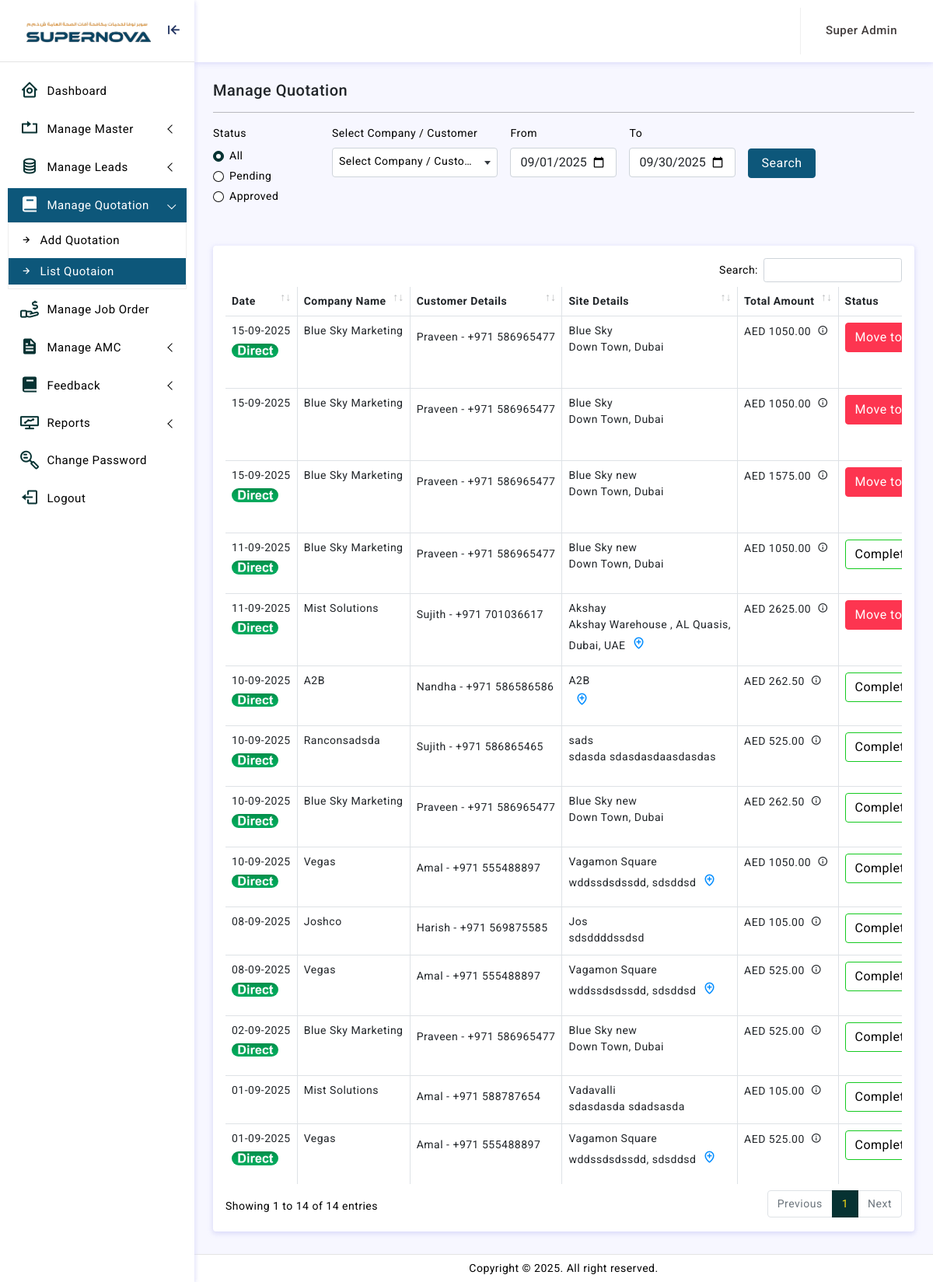
The page /adminln/list-quotation.php (signed in) on the database its author committed.
### tables this page shows
CREATE TABLE `quotation` (
  `id` int(11) NOT NULL,
  `customer_id` int(11) NOT NULL,
  `company_name` varchar(150) NOT NULL,
  `customer_mobile` varchar(150) NOT NULL,
  `site_id` int(11) NOT NULL,
  `site_name` varchar(150) NOT NULL,
  `lead_id` int(11) NOT NULL,
  `service_count` int(11) NOT NULL,
  `location` text NOT NULL,
  `required_date` date NOT NULL,
  `required_time` varchar(150) NOT NULL,
  `quotation_date` date NOT NULL,
  `terms_condition` text NOT NULL,
  `total_amount` varchar(150) NOT NULL,
  `is_reservice` tinyint(4) NOT NULL,
  `is_mail_sent` tinyint(4) NOT NULL,
  `status` tinyint(11) NOT NULL,
  `created_datetime` datetime NOT NULL,
  `modified_datetime` datetime NOT NULL
);

CREATE TABLE `customers` (
  `id` int(11) NOT NULL,
  `company_name` varchar(255) NOT NULL,
  `customer_name` varchar(255) NOT NULL,
  `email` varchar(150) NOT NULL,
  `mobile` varchar(20) NOT NULL,
  `alternate_mobile` varchar(20) NOT NULL,
  `location` text NOT NULL,
  `trn_no` varchar(255) NOT NULL,
  `address` text NOT NULL,
  `city` varchar(150) NOT NULL,
  `status` tinyint(4) NOT NULL,
  `created_by` int(11) NOT NULL,
  `created_datetime` datetime NOT NULL,
  `modified_by` int(11) NOT NULL,
  `modified_datetime` datetime NOT NULL
);

CREATE TABLE `site` (
  `id` int(11) NOT NULL,
  `customer_id` int(11) NOT NULL,
  `company_name` varchar(150) NOT NULL,
  `customer_mobile` int(11) NOT NULL,
  `site_name` varchar(255) NOT NULL,
  `site_address` text NOT NULL,
  `email_service` tinyint(4) NOT NULL,
  `incharge_name` varchar(150) NOT NULL,
  `mobile` varchar(150) NOT NULL,
  `email` varchar(255) NOT NULL,
  `location` text NOT NULL,
  `description` text NOT NULL,
  `status` varchar(20) NOT NULL,
  `created_by` int(11) NOT NULL,
  `created_datetime` datetime NOT NULL,
  `modified_by` int(11) NOT NULL,
  `modified_datetime` datetime NOT NULL
);

### adminln/list-quotation.php (the view, shortened to what this page needs)
<?php
function main() {
extract($_REQUEST);
include 'dilg/cnt/join.php';
$url_Status=$_GET['status'];
if ($url_Status!=''  && $url_Status!='all') {
$url_subqry="and status=0";
}else{
	$url_subqry="";
}
if($from_date!='' && $end_date!=''){
  $from_date=$from_date;
  $end_date=$end_date;
}else{
$from_date=date('Y-m-01');
$end_date=date('Y-m-t');
}
if ($url_Status=="" && $url_Status!='all') {
$subqry.=" and (date(quotation_date) between '".$from_date."' and '".$end_date."')";
}
?>
<link rel="stylesheet" href="crop/croppie.css"/>
<div class="page-breadcrumb d-sm-flex align-items-center mb-3">
<h5 class="mb-0 text-dark">Manage Quotation</h5>
</div>
<hr/>
<form method="POST">
<div class="row g-3 mb-5">
<div class="col-md-2">
	<div class="mb-10">
<label for="inputAddress" class="form-label width-100">Status</label>
<div class="form-check form-check-inline">
<input class="form-check-input" type="radio" name="quote_status" id="inlineRadio0" value="" <?if ($quote_status=='') {echo "checked";
}?>>
<label class="form-check-label" for="inlineRadio0">All</label>
</div>
<div class="form-check form-check-inline">
<input class="form-check-input" type="radio" name="quote_status" id="inlineRadio1" value="0" <?if ($quote_status=='0') {echo "checked";
}?>>
<label class="form-check-label" for="inlineRadio1">Pending</label>
</div>
<div class="form-check form-check-inline">
<input class="form-check-input" type="radio" name="quote_status" id="inlineRadio2" value="1" <?if ($quote_status=='1') {echo "checked";
}?>>
<label class="form-check-label" for="inlineRadio2">Approved</label>
</div>
</div>
</div>
<div class="col-md-3">
<label for="inputFirstName" class="form-label">Select Company / Customer</label>
</div>
<div class="col-md-2">
<label for="inputFirstName" class="form-label">From</label>
<input type="date" name="from_date" class="form-control" value="<?=$from_date;?>" required>
</div>
<div class="col-md-2">
<label for="inputFirstName" class="form-label">To</label>
<input type="date" name="end_date" class="form-control" value="<?=$end_date;?>" required>
</div>
<div class="col-md-3 mt-46">
<input type="submit" name="Submit" class="btn btn-primary px-3" value="Search">
</div>
</div>
</form>
<?
$select_quotation=mysqli_query($conn,"select * from quotation where 1=1  $subqry $url_subqry order by id desc ");
if(mysqli_num_rows($select_quotation)>>0){ ?>
<div class="card">
<div class="card-body">
<div class="table-responsive">
<table id="example2" class="table table-striped table-bordered" style="width:100%">
<thead>
<tr>
<th >Date</th>
<th>Company Name</th>
<th>Customer Details</th>
<th>Site Details</th>
<th >Total Amount</th>
<th>Status</th>
</tr>
</thead>
<tbody>
<?
while($row_quotation=mysqli_fetch_array($select_quotation))
{
$id=$row_quotation['id'];
$quotation_date=$row_quotation['quotation_date'];
 $lead_id=$row_quotation['lead_id'];
$company_name=$row_quotation['company_name'];
$mobile=$row_quotation['customer_mobile'];
$select_customer=mysqli_query($conn,"select * from customers where mobile='$mobile'");
$row_customer=mysqli_fetch_array($select_customer);
$customer_name=$row_customer['customer_name'];
$site_name=$row_quotation['site_name'];
$site_id=$row_quotation['site_id'];
$status=$row_quotation['status'];
$location=$row_quotation['location'];
$select_site=mysqli_query($conn,"select * from site where id='$site_id'");
$row_site=mysqli_fetch_array($select_site);
$site_address=$row_site['site_address'];
$total_amount=$row_quotation['total_amount'];
if($status == '1'){
$Status= '<span class="btn btn-outline-success disabled">Completed</span>';
}
else{
$Status = '<a href="create-job-order.php?id='.$id.'" class="btn btn-danger" tooltip="Move To Job Order">Move to Job Order</a>';
}
if ($lead_id==0) {
	$label='<div class="position-relative"><img src="assets/images/Our/direct.jpg" class="direct" width="100px"></div>';
}else{
	$label="";
}
if ($location!='') {
$location_icon='<a href="'.$location.'" target="_blank" class="mx-2 font-16"><i class="bx bx-location-plus"></i></a>';
}else{
  $location_icon="";
}
?>
<tr>
<td>
<p class="mb-0"> <?=date('d-m-Y',strtotime($quotation_date));?><?=$label;?></p>
</td>
<td><?=$company_name; ?></td>
<td><p class="mt-2 "><?=$customer_name. " - "."+971 ".$mobile; ?></p></td>
<td><p class="mb-0"> <?=$site_name; ?></p>
<p class="mb-0"> <? echo wordwrap($site_address, 30, "<br />\n"); ?><?=$location_icon;?></p></td>
<td>AED <?=$total_amount;?> <a type="button" class="ms-1 text-dark" tooltip="Price Log" data-bs-toggle="modal" data-bs-target="#exampleExtraLargeModal" onclick="getlog('<?=$id;?>')"><i class="bx bx-info-circle"></i></a></td>
<td>
<?=$Status; ?>
</td>
</tr>
<? }}else{ echo "<p>No Record Found</p>";} ?>
</tbody>
</table>
</div>
</div>
</div>
<?php
}
include 'template.php';
?>

### adminln/template.php (shortened to what this page needs)
<!DOCTYPE html>
<html lang="en">
<head>
    <?php include "top-includes.php"; ?>
   </head>
  <body>
  <div class="wrapper">
 <?php include "side-bar.php";
  ?>
  <?php include "header.php"; ?>
  <div class="page-wrapper">
      <div class="page-content" <? if($Pagename == 'view-answer.php') { echo "style=
    background:#fff"; }
      ?>>
           <?php main(); ?>
         <?php include "footer.php"; ?>
      </div>
   </body>
</html>

### adminln/top-includes.php (shortened to what this page needs)
	<link href="assets/plugins/simplebar/css/simplebar.css" rel="stylesheet" />
	<link href="assets/plugins/perfect-scrollbar/css/perfect-scrollbar.css" rel="stylesheet" />
	<link href="assets/plugins/metismenu/css/metisMenu.min.css" rel="stylesheet" />
	<link href="assets/plugins/datatable/css/dataTables.bootstrap5.min.css" rel="stylesheet" />
	<link href="assets/plugins/select2/css/select2.min.css" rel="stylesheet" />
	<link href="assets/plugins/select2/css/select2-bootstrap4.css" rel="stylesheet" />
	<link href="assets/css/pace.min.css" rel="stylesheet" />
	<link href="assets/css/bootstrap.min.css" rel="stylesheet">
	<link href="assets/css/app.css" rel="stylesheet">
	<link href="assets/css/icons.css" rel="stylesheet">
	<link rel="stylesheet" href="assets/css/dark-theme.css" />
	<link rel="stylesheet" href="assets/css/semi-dark.css" />
	<link rel="stylesheet" href="assets/css/header-colors.css" />
<link rel="stylesheet" href="assets/css/magnific-popup.min.css" />
		<link href="assets/css/tooltip.css" rel="stylesheet" />
</head>

### adminln/side-bar.php (shortened to what this page needs)
<?
$Pagename=basename($_SERVER['PHP_SELF']);
$user_type=$_SESSION['USERTYPE'];
?>
<div class="sidebar-wrapper" data-simplebar="true">
<div class="sidebar-header">
<div style="width: 100%;text-align: center;">
<a href="home.php" class="logo-title">	<img src="assets/images/Our/logo.png" class="logo-icon width-100 pad-10" alt="logo icon" style="width: 180px !important;margin: 0px auto;display: block;" ></a>
</div>
<div class="toggle-icon ms-auto"><i class='bx bx-arrow-to-left'></i>
</div>
</div>
<ul class="metismenu" id="menu">
<li class="<? if($Pagename=='home.php') { ?>mm-active<? } ?>">
<a href="home.php">
<div class="parent-icon"><i class='bx bx-home-circle'></i>
</div>
<div class="menu-title">Dashboard</div>
</a>
</li>
<?if ($user_type<='1') {?>
<li>
<a href="javascript:;" class="has-arrow" aria-expanded="false">
<div class="parent-icon"><i class="bx bx-repeat"></i>
</div>
<div class="menu-title">Manage Master</div>
</a>
</li>
 <li>
<a href="javascript:;" class="has-arrow" aria-expanded="false">
<div class="parent-icon"><i class="bx bx-coin-stack"></i>
</div>
<div class="menu-title">Manage Leads</div>
</a>
</li>
 <li>
<a href="javascript:;" class="has-arrow" aria-expanded="false">
<div class="parent-icon"><i class="bx bxs-book"></i>
</div>
<div class="menu-title">Manage Quotation</div>
</a>
<ul>
<li class="<? if($Pagename=='create-quotation.php') { ?>mm-active<? } ?>"> <a href="create-quotation.php"><i class="bx bx-right-arrow-alt"></i>Add Quotation</a></li>
<li class="<? if($Pagename=='list-quotation.php' || $Pagename=='view-quotation.php') { ?>mm-active<? } ?>"> <a href="list-quotation.php"><i class="bx bx-right-arrow-alt"></i>List Quotaion</a></li>
</ul>
</li>
<li class="<? if($Pagename=='create-job-order.php' || $Pagename=='list-job-order.php' || $Pagename=='view-job-order.php') { ?>mm-active<? } ?>">
<a href="list-job-order.php">
<div class="parent-icon"><i class="lni lni-revenue"></i>
</div>
<div class="menu-title">Manage Job Order</div>
</a>
</li>
<li>
<a href="javascript:;" class="has-arrow" aria-expanded="false">
<div class="parent-icon"><i class="bx bxs-file"></i>
</div>
<div class="menu-title">Manage AMC</div>
</a>
</li>
<li>
<a href="javascript:;" class="has-arrow" aria-expanded="false">
<div class="parent-icon"><i class="bx bxs-book"></i>
</div>
<div class="menu-title">Feedback</div>
</a>
</li>
 <li>
<a href="javascript:;" class="has-arrow" aria-expanded="false">
<div class="parent-icon"><i class="lni lni-graph"></i>
</div>
<div class="menu-title">Reports</div>
</a>
</li>
<?}?>
<li>
<a href="change-password.php">
<div class="parent-icon"><i class="lni lni-keyword-research"></i>
</div>
<div class="menu-title">Change Password</div>
</a>
</li>
<li>
<a href="logout.php">
<div class="parent-icon"><i class="fadeIn animated bx bx-log-out"></i>
</div>
<div class="menu-title">Logout</div>
</a>
</li>
</ul>
</div>

### adminln/header.php (shortened to what this page needs)
<?
$user_type=$_SESSION['USERTYPE'];
if ($user_type==0) {
	$usertype_name='Super Admin';
}elseif($user_type==1){
$usertype_name='Admin';
}elseif($user_type==2){
$usertype_name='Supervisor';
}else{
	$usertype_name='Technician';
}
?>
<header>
<div class="topbar d-flex align-items-center">
<nav class="navbar navbar-expand">
<div class="user-box dropdown">
<a class="d-flex align-items-center nav-link dropdown-toggle dropdown-toggle-nocaret" href="#" role="button" data-bs-toggle="dropdown" aria-expanded="false">
<div class="user-info ps-3">
<p class="user-name mb-0"><?=$usertype_name.$name;?></p>
</div>
</a>
</div>
</nav>
</div>
</header>

### adminln/footer.php (shortened to what this page needs)
<footer class="page-footer">
	<p class="mb-0">Copyright © 2025. All right reserved.</p>
</footer>

### adminln/assets/css/app.css (style rules this page uses)
body { font-size: 14px; color: #000; letter-spacing: .5px; background: #f7f7ff; overflow-x: hidden; font-family: Roboto, sans-serif }
a { text-decoration: none }
.wrapper { width: 100%; position: relative }
.sidebar-wrapper { width: 250px; height: 100%; position: fixed; top: 0; bottom: 0; left: 0; background: #fff; border-right: 0 solid #e4e4e4; z-index: 11; box-shadow: 0 2px 6px 0 rgb(218 218 253 / 65%), 0 2px 6px 0 rgb(206 206 238 / 54%)!important; transition: all .2s ease-out }
.sidebar-header { width: 250px; height: 80px; display: flex; align-items: center; position: fixed; top: 0; bottom: 0; padding: 0 15px; z-index: 5; background: #fff; background-clip: padding-box; border-bottom: 1px solid #e4e4e4 }
.logo-icon { width: 45px }
.toggle-icon { font-size: 22px; cursor: pointer; color: #203260 ; }
.topbar { position: fixed; top: 0; left: 250px; right: 0; height: 80px; background: #fff; border-bottom: 1px solid rgb(228 228 228 / 0%); z-index: 10; -webkit-box-shadow: 0 2px 6px 0 rgb(218 218 253 / 65%), 0 0px 6px 0 rgb(206 206 238 / 54%); box-shadow: 0 2px 6px 0 rgb(218 218 253 / 65%), 0 0px 6px 0 rgb(206 206 238 / 54%); }
.topbar .navbar { width: 100%; height: 80px; padding-left: 30px; padding-right: 30px }
.page-wrapper { height: 100%; margin-top: 80px; margin-bottom: 30px; margin-left: 250px }
.page-content { padding: 1.5rem 1.5rem 0.7rem 1.5rem }
.page-footer { background: #fff; left: 250px; right: 0; bottom: 0; position: fixed; text-align: center; padding: 7px; font-size: 14px; border-top: 1px solid #e4e4e4; z-index: 3 }
.sidebar-wrapper ul { padding: 0; margin: 0; list-style: none; background: 0 0 }
.sidebar-wrapper .metismenu { background: 0 0; display: -webkit-box; display: -ms-flexbox; display: flex; padding: 10px; margin-top: 80px; -webkit-box-orient: vertical; -webkit-box-direction: normal; -ms-flex-direction: column; flex-direction: column }
.sidebar-wrapper .metismenu li+li { margin-top: 5px }
.sidebar-wrapper .metismenu li:first-child { margin-top: 5px }
.sidebar-wrapper .metismenu li:last-child { margin-bottom: 5px }
.sidebar-wrapper .metismenu>li { display: -webkit-box; display: -ms-flexbox; display: flex; -webkit-box-orient: vertical; -webkit-box-direction: normal; -ms-flex-direction: column; flex-direction: column; position: relative }
.sidebar-wrapper .metismenu a { position: relative; display: flex; align-items: center; justify-content: left; padding: 8px 15px; font-size: 15px; color: #000 ; outline-width: 0; text-overflow: ellipsis; overflow: hidden; letter-spacing: .5px; border: 1px solid #ffffff00; transition: all .3s ease-out; }
.sidebar-wrapper .metismenu a .parent-icon { font-size: 24px; line-height: 1; color: #063232; }
.sidebar-wrapper .metismenu a .menu-title { margin-left: 10px }
.sidebar-wrapper .metismenu ul a { padding: 6px 15px 6px 15px; font-size: 15px; border: 0 }
.sidebar-wrapper .metismenu ul a i { margin-right: 10px }
.sidebar-wrapper .metismenu ul { border: 1px solid #ededed; background: #fff }
.sidebar-wrapper .metismenu .mm-active>a, .sidebar-wrapper .metismenu a:active, .sidebar-wrapper .metismenu a:focus, .sidebar-wrapper .metismenu a:hover { color: #fff; text-decoration: none; background: #0d577a; }
.sidebar-wrapper .metismenu .mm-active>a .parent-icon, .sidebar-wrapper .metismenu a:active .parent-icon, .sidebar-wrapper .metismenu a:focus .parent-icon, .sidebar-wrapper .metismenu a:hover .parent-icon { color: #fff !important; }
.metismenu .has-arrow:after { position: absolute; content: ""; width: .5em; height: .5em; border-style: solid; border-width: 1.2px 0 0 1.2px; border-color: initial; right: 15px; transform: rotate(-45deg) translateY(-50%); transform-origin: top; top: 50%; transition: all .3s ease-out }
input::placeholder { color: #000!important; opacity: .3!important }
.dropdown-toggle-nocaret:after { display: none }
.user-info .user-name { font-size: 15px; font-weight: 500; color: #413c3c }
.user-box { display: flex; align-items: center; height: 60px; border-left: 1px solid #f0f0f0; margin-left: 1rem }
.table-striped>tbody>tr:nth-of-type(odd) { --bs-table-accent-bg: unset; }
.table-bordered>:not(caption)>*>* { border-width: 1px 1px; }
.table-bordered th { border-width: 0px 1px; }
.font-16 { font-size: 18px !important; }
.direct { margin-top: 6px; width: 60px; border-radius: 14px; }
.mt-46 { margin-top: 46px !important; }
.btn-outline-success { color: #000000 !important; opacity: 1 !important; }

### rows shown on the page
quotation: quotation_date "15-09-2025", company_name "Blue Sky Marketing", customer.customer_name "Praveen", customer_mobile "586965477", site_name "Blue Sky", site.site_address "Down Town, Dubai", total_amount "1050.00"
quotation: quotation_date "15-09-2025", company_name "Blue Sky Marketing", customer.customer_name "Praveen", customer_mobile "586965477", site_name "Blue Sky", site.site_address "Down Town, Dubai", total_amount "1050.00"
quotation: quotation_date "15-09-2025", company_name "Blue Sky Marketing", customer.customer_name "Praveen", customer_mobile "586965477", site_name "Blue Sky new", site.site_address "Down Town, Dubai", total_amount "1575.00"
quotation: quotation_date "11-09-2025", company_name "Blue Sky Marketing", customer.customer_name "Praveen", customer_mobile "586965477", site_name "Blue Sky new", site.site_address "Down Town, Dubai", total_amount "1050.00", status "Completed"
quotation: quotation_date "11-09-2025", company_name "Mist Solutions", customer.customer_name "Sujith", customer_mobile "701036617", site_name "Akshay", site.site_address "Akshay Warehouse , AL Quasis, Dubai, UAE", total_amount "2625.00"
quotation: quotation_date "10-09-2025", company_name "A2B", customer.customer_name "Nandha", customer_mobile "586586586", site_name "A2B", total_amount "262.50", status "Completed"
quotation: quotation_date "10-09-2025", company_name "Ranconsadsda", customer.customer_name "Sujith", customer_mobile "586865465", site_name "sads", site.site_address "sdasda sdasdasdaasdasdas", total_amount "525.00", status "Completed"
quotation: quotation_date "10-09-2025", company_name "Blue Sky Marketing", customer.customer_name "Praveen", customer_mobile "586965477", site_name "Blue Sky new", site.site_address "Down Town, Dubai", total_amount "262.50", status "Completed"
quotation: quotation_date "10-09-2025", company_name "Vegas", customer.customer_name "Amal", customer_mobile "555488897", site_name "Vagamon Square", site.site_address "wddssdsdssdd, sdsddsd", total_amount "1050.00", status "Completed"
quotation: quotation_date "08-09-2025", company_name "Joshco", customer.customer_name "Harish", customer_mobile "569875585", site_name "Jos", site.site_address "sdsddddssdsd", total_amount "105.00", status "Completed"
quotation: quotation_date "08-09-2025", company_name "Vegas", customer.customer_name "Amal", customer_mobile "555488897", site_name "Vagamon Square", site.site_address "wddssdsdssdd, sdsddsd", total_amount "525.00", status "Completed"
quotation: quotation_date "02-09-2025", company_name "Blue Sky Marketing", customer.customer_name "Praveen", customer_mobile "586965477", site_name "Blue Sky new", site.site_address "Down Town, Dubai", total_amount "525.00", status "Completed"
quotation: quotation_date "01-09-2025", company_name "Mist Solutions", customer.customer_name "Amal", customer_mobile "588787654", site_name "Vadavalli", site.site_address "sdasdasda sdadsasda", total_amount "105.00", status "Completed"
quotation: quotation_date "01-09-2025", company_name "Vegas", customer.customer_name "Amal", customer_mobile "555488897", site_name "Vagamon Square", site.site_address "wddssdsdssdd, sdsddsd", total_amount "525.00", status "Completed"

### other values the page prints
$usertype_name "Super Admin"
